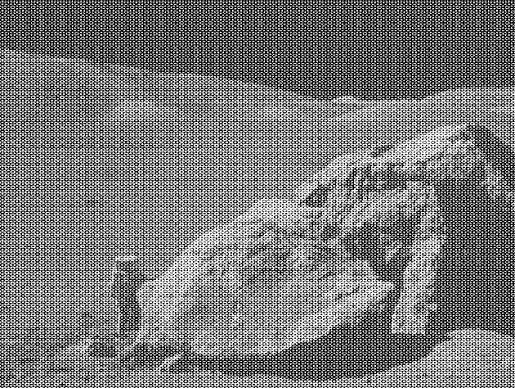
#> input picture 2nd_Assignment/Citra_derau.jpg, 515 x 388 px
$ jupyter execute PCD_Assignment02.ipynb   (shell and % lines are left out)
#> lines starting #> are read from the running program, lines starting #| are printed output that depends on the picture
<a href="https://colab.research.google.com/github/InahH-004/PCD_Collage/blob/main/2nd_Assignment/PCD_Assignment02.ipynb" target="_parent"></a>

#Image Dark

[cell 1]
from google.colab import files
import pandas as pd
import matplotlib.pyplot as plt
import numpy as np
from PIL import Image

uploaded = files.upload()
#> the answer given: Citra_derau.jpg

[cell 2]
import matplotlib.pyplot as plt
import matplotlib.image as mpimg
from PIL import Image

filename = list(uploaded.keys())[0]

#ubah ke grayscale
img = Image.open(filename).convert('L')

plt.imshow(img, cmap='gray')
plt.axis('off')
plt.show()

[cell 3]
import numpy as np

pixel_matrix = np.array(img)

[cell 4]
print(pixel_matrix)
#> (printed output is left out)

[cell 5]
# Plotting the histogram
plt.figure(figsize=(10, 5))

# Subplot 1: Display the grayscale image
plt.subplot(1, 2, 1)
plt.imshow(pixel_matrix, cmap='gray', vmin=0, vmax=255)
plt.title('Grayscale Image')
plt.axis('off')

# Subplot 2: Display the histogram
plt.subplot(1, 2, 2)
plt.hist(pixel_matrix.ravel(), bins=256, range=[0, 256], color='gray', rwidth=0.8) #
plt.title('Histogram of Grayscale Image')
plt.xlabel('Pixel Intensity (0 - 255)')
plt.ylabel('Number of Pixels (Frequency)')
plt.grid(True, linestyle='--', alpha=0.5)

plt.tight_layout()
plt.show()
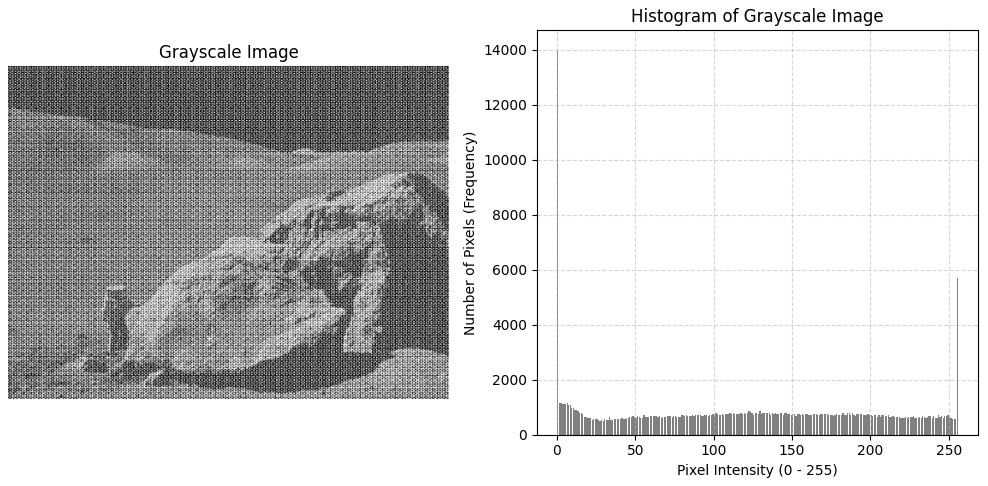
#> figure drawn by matplotlib, 2 panels; panel 2: tallest bar 14008 high, from x = 0.1 to 0.9

[cell 6]
import math

hasil = []

panjang = len(pixel_matrix)
#> panjang = 388
lebar = len(pixel_matrix[0])
#> lebar = 515

for i in range (panjang) :
  baris_kosong = [0] * lebar
  hasil.append(baris_kosong)
#> after the loop, hasil = 388 items

maksimum_r = 0

for i in range (panjang) :
  for j in range (lebar) :
    if pixel_matrix[i][j] > maksimum_r :
      maksimum_r = pixel_matrix[i][j]
#> after the loop, maksimum_r = 255

c = 255 / math.log(1 + int(maksimum_r), 10)
#> c = 105.9

for i in range (panjang) :
  for j in range (lebar) :
    r = pixel_matrix[i][j]
    s = c * math.log( 1 + int(r))
    hasil[i][j] = int(s)

[cell 7]
hasil_np = np.array(hasil)
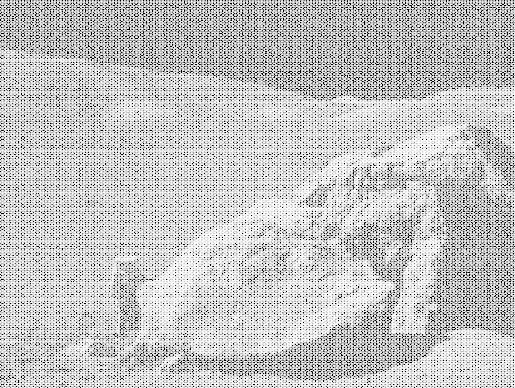
#> hasil_np: shape (388, 515) int64; min 0, max 587, mean 448.2; drawn with min black and max white

[cell 8]
import numpy as np # Import numpy
import matplotlib.pyplot as plt

# Plotting the histogram
plt.figure(figsize=(10, 5))

# Subplot 1: Display the grayscale image
plt.subplot(1, 2, 1)
plt.imshow(hasil_np, cmap='gray', vmin=0, vmax=255) # Use hasil_np
plt.title('Grayscale Image')
plt.axis('off')

# Subplot 2: Display the histogram
plt.subplot(1, 2, 2)
plt.hist(hasil_np.ravel(), bins=256, range=[0, 256], color='gray', rwidth=0.8) # Use hasil_np.ravel()
plt.title('Histogram of Grayscale Image')
plt.xlabel('Pixel Intensity (0 - 255)')
plt.ylabel('Number of Pixels (Frequency)')
plt.grid(True, linestyle='--', alpha=0.5)

plt.tight_layout()
plt.show()
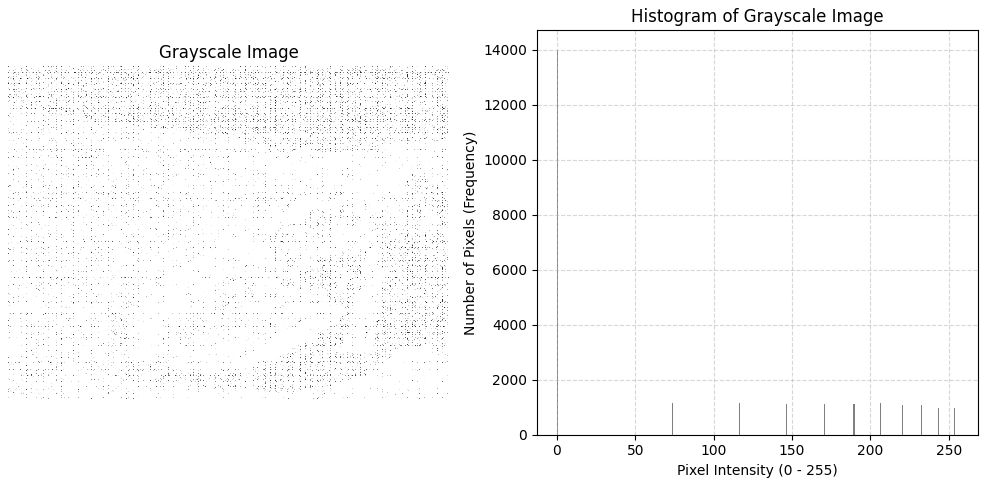
#> figure drawn by matplotlib, 2 panels; panel 2: tallest bar 14008 high, from x = 0.1 to 0.9

#Bright Image

[cell 9]
from google.colab import files


uploaded = files.upload()
#> the answer given: Citra_derau.jpg
filename = list(uploaded.keys())[0]

[cell 10]
import matplotlib.pyplot as plt
import matplotlib.image as mpimg
from PIL import Image

filename = list(uploaded.keys())[0]

#ubah ke grayscale
img = Image.open(filename).convert('L')

plt.imshow(img, cmap='gray')
plt.axis('off')
plt.show()

[cell 11]
import numpy as np

pixel_matrix = np.array(img)

[cell 12]
# Plotting the histogram
plt.figure(figsize=(10, 5))

# Subplot 1: Display the grayscale image
plt.subplot(1, 2, 1)
plt.imshow(pixel_matrix, cmap='gray', vmin=0, vmax=255)
plt.axis('off')

# Subplot 2: Display the histogram
plt.subplot(1, 2, 2)
plt.hist(pixel_matrix.ravel(), bins=256, range=[0, 256], color='gray', rwidth=0.8)
plt.title('Histogram of Grayscale Image')
plt.xlabel('Pixel Intensity (0 - 255)')
plt.ylabel('Number of Pixels (Frequency)')
plt.grid(True, linestyle='--', alpha=0.5)

plt.tight_layout()
plt.show()
#> figure, not shown here; panel 2: tallest bar 14008 high, from x = 0.1 to 0.9

[cell 13]
import math

#Histogram Equalization

freq = [0] * 256

panjang = len(pixel_matrix)
lebar = len(pixel_matrix[0])

hasil = []

total_piksel = panjang * lebar
#> total_piksel = 199820

for i in range(panjang) :
  for j in range(lebar) :
    nilai_piksel = pixel_matrix[i][j]
    freq[nilai_piksel] += 1
#> after the loop, freq = 256 values, max 14008 at index 0, min 511 at index 29, mean 780.5

cdf = [0] * 256
nilai_kumulatif = 0

for i in range(256) :
  pl = freq[i]/total_piksel
  nilai_kumulatif += pl
  cdf[i] = nilai_kumulatif
#> this loop made 256 passes
#> (pl, nilai_kumulatif) on passes 1 to 3: (0.0701, 0.0701), (0.00581, 0.0759), (0.00577, 0.0817)
#> after the loop, cdf = 256 values from 0.0701 to 1; nilai_kumulatif = 1

s = [0] * 256
for i in range(256) :
  s[i] = math.floor(cdf[i] * 255)
#> after the loop, s = 256 values from 17 to 254

for i in range(panjang) :
  baris_baru = []
  for j in range(lebar) :
    r = pixel_matrix[i][j]
    p = s[r]

    baris_baru.append(p)

  hasil.append(baris_baru)

[cell 14]
import matplotlib.pyplot as plt
import numpy as np # Import numpy


hasil_np = np.array(hasil)

plt.figure(figsize=(10, 5))

plt.subplot(1, 2, 1)
plt.imshow(hasil_np, cmap='gray', vmin=0, vmax=255)
plt.title('Histogram Corrected Image')
plt.axis('off')

# Subplot 2: Display the histogram
plt.subplot(1, 2, 2)
plt.hist(hasil_np.ravel(), bins=256, range=[0, 256], color='gray', rwidth=0.8)
plt.title('Histogram of Image')
plt.xlabel('Pixel Intensity (0 - 255)')
plt.ylabel('Number of Pixels (Frequency)')
plt.grid(True, linestyle='--', alpha=0.5)

plt.tight_layout()
plt.show()
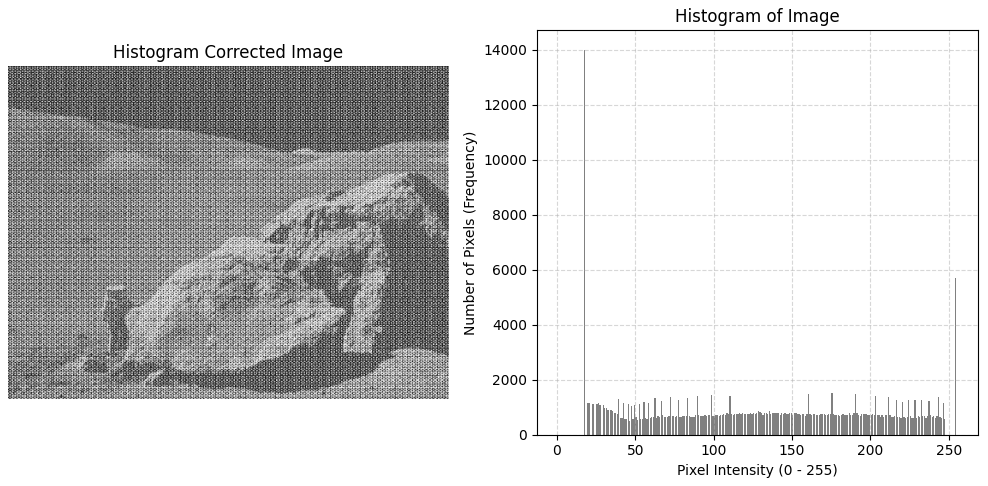
#> figure drawn by matplotlib, 2 panels; panel 2: tallest bar 14008 high, from x = 17.1 to 17.9

#Image Noisy

[cell 15]
from google.colab import files
import pandas as pd

uploaded = files.upload()
#> the answer given: Citra_derau.jpg

[cell 16]
print(uploaded)

[cell 17]
import matplotlib.pyplot as plt
import matplotlib.image as mpimg

filename = list(uploaded.keys())[0]

img = mpimg.imread(filename)
#> img is the input picture: shape (388, 515, 3); min 0, max 255, mean 120.4
plt.imshow(img)
plt.axis('off')
plt.show()

[cell 18]
from PIL import Image
import numpy as np

img = Image.open(filename).convert('L')

pixel_matrix = np.array(img)

[cell 19]
print(pixel_matrix)

[cell 20]
def add_padding(img, kernel_size) :

  #untuk mendapatkan ukuran padding yg dibutuhkn
  pad = kernel_size // 2

  #mendapatkan ukuran photo
  tinggi = len(img)
  lebar = len(img[0])

  #img yg udah di padding
  padded_img = []

  #buat padding untuk tiap sisi (atas-bawah (2x tinggi) dan kiri-kakan(2x lebar))
  for i in range(tinggi + (2 * pad)) :
    baris_nol = [0] * (lebar + 2 * pad)
    padded_img.append(baris_nol)

  for i in range (tinggi) :
    for j in range (lebar) :
      padded_img[i + pad][j + pad] = img[i][j]

  return padded_img

[cell 21]
def sliding_window(img_padded, kernel_size) :

  #tentukan ukuran padding
  pad = kernel_size // 2

  #ambil ukuran gambar orinya
  original_tinggi = len(img_padded) - 2 * pad
  original_lebar = len(img_padded[0]) - 2 * pad

  # inisiasi matriks untuk hasilnya nanti yang berikan value 0
  hasil = []
  for i in range (original_tinggi) :
    hasil.append([0] * original_lebar)

  # iterasi untuk ukuran img asli

  for r in range (original_tinggi) :
    for c in range(original_lebar) :

      neighbor = []
      # cari tetangga pada gambar yg telah dipadding

      #Algoritma sliding window pada image asli
      for k_offset in range (-pad, pad + 1) :
        for l_offset in range (-pad, pad + 1) :

          # (r + pad) = indeks baris pada pusat karnel saat ini di img yang telah di padding
          # (c + pad) = vesi colomn nya

          neighbor_val = img_padded[(r + pad) + k_offset][(c + pad) + l_offset]
          neighbor.append(neighbor_val)

      neighbor.sort()
      indeks_median = len(neighbor)//2
      nilai_median = neighbor[indeks_median]
      hasil[r][c] = nilai_median

  return hasil

[cell 22]
import numpy as np
import matplotlib.pyplot as plt

kernel = 9
gambar_padding = add_padding(pixel_matrix, kernel)
#> in add_padding, `tinggi = len(img)`: tinggi = 388
#> in add_padding, `lebar = len(img[0])`: lebar = 515
#> after the loop in add_padding, `for i in range(tinggi + (2 * pad)) :`: padded_img = 396 items
#> gambar_padding = 396 items
hasil = sliding_window(gambar_padding, kernel)
#> in sliding_window, `original_tinggi = len(img_padded) - 2 * pad`: original_tinggi = 388
#> in sliding_window, `original_lebar = len(img_padded[0]) - 2 * pad`: original_lebar = 515
#> after the loop in sliding_window, `for i in range (original_tinggi) :`: hasil = 388 items
hasil_array = np.array(hasil)
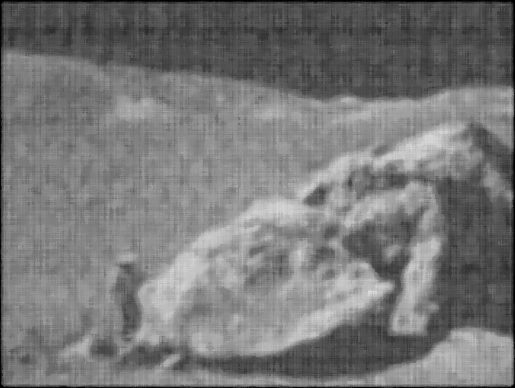
#> hasil_array: shape (388, 515) int64; min 0, max 217, mean 119

plt.figure()
plt.imshow(hasil_array, cmap = 'gray', vmin=0, vmax=255)
plt.axis('off')
plt.show()

#Blured Image

[cell 23]
from google.colab import files
import matplotlib.pyplot as plt
import matplotlib.image as mpimg
from PIL import Image

uploaded = files.upload()
#> the answer given: Citra_derau.jpg
filename = list(uploaded.keys())[0]

#ubah ke grayscale
img = Image.open(filename).convert('L')

[cell 24]
import numpy as np

pixel_matrix = np.array(img)
# Plotting the histogram
plt.figure(figsize=(10, 5))

# Subplot 1: Display the grayscale image
plt.subplot(1, 2, 1)
plt.imshow(pixel_matrix, cmap='gray', vmin=0, vmax=255)
plt.title('Grayscale Image')
plt.axis('off')

# Subplot 2: Display the histogram
plt.subplot(1, 2, 2)
plt.hist(pixel_matrix.ravel(), bins=256, range=[0, 256], color='gray', rwidth=0.8)
plt.title('Histogram of Grayscale Image')
plt.xlabel('Pixel Intensity (0 - 255)')
plt.ylabel('Number of Pixels (Frequency)')
plt.grid(True, linestyle='--', alpha=0.5)

plt.tight_layout()
plt.show()

[cell 25]
#untuk mendapatkan ukuran padding yg dibutuhkn
pad = 3 // 2

#mendapatkan ukuran photo
tinggi = len(pixel_matrix)
#> tinggi = 388
lebar = len(pixel_matrix[0])

#img yg udah di padding
padded_img = []

#buat padding untuk tiap sisi (atas-bawah (2x tinggi) dan kiri-kakan(2x lebar))
for i in range(tinggi + (2 * pad)) :
  baris_nol = [0] * (lebar + 2 * pad)
  padded_img.append(baris_nol)
#> after the loop, padded_img = 390 items

for i in range (tinggi) :
  for j in range (lebar) :
    padded_img[i + pad][j + pad] = pixel_matrix[i][j]

[cell 26]
kernel_laplacian = [[-1, -1, -1],
                    [-1, 8, -1],
                    [-1, -1, -1]]

#Variabel alpha untuk mengatur tingkat ketajamannya
alpha = 2.0

hasil_penajaman = []

for i in range(tinggi) :
  baris_baru = []
  for j in range(lebar) :
    total_nilai = 0

    for ki in range(3) :
      for kj in range(3) :

        piksel_tetangga = int(padded_img[i + ki][j + kj])
        bobot_kernel = kernel_laplacian[ki][kj]
        total_nilai += piksel_tetangga * bobot_kernel


    pixel_asli = int(pixel_matrix[i][j])
    pixel_final = pixel_asli + (alpha * total_nilai)
    pixel_final = min(255, max(0, int(pixel_final)))

    baris_baru.append(pixel_final)

  hasil_penajaman.append(baris_baru)
#> after the loop, hasil_penajaman = 388 items

[cell 27]
import numpy as np
import matplotlib.pyplot as plt

hasil_penajaman_np = np.array(hasil_penajaman)
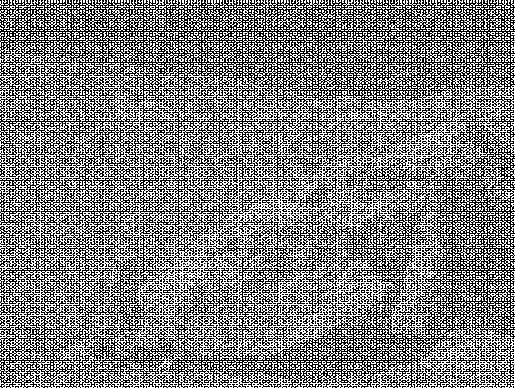
#> hasil_penajaman_np: shape (388, 515) int64; min 0, max 255, mean 127.7

plt.figure(figsize=(10, 5))

# Subplot 1: Display the sharpened image
plt.subplot(1, 2, 1)
plt.imshow(hasil_penajaman_np, cmap='gray', vmin=0, vmax=255)
plt.title('Sharpened Image') # Updated title
plt.axis('off')

# Subplot 2: Display the histogram
plt.subplot(1, 2, 2)
plt.hist(hasil_penajaman_np.ravel(), bins=256, range=[0, 256], color='gray', rwidth=0.8)
plt.title('Histogram of Sharpened Image') # Updated title
plt.xlabel('Pixel Intensity (0 - 255)')
plt.ylabel('Number of Pixels (Frequency)')
plt.grid(True, linestyle='--', alpha=0.5)

plt.tight_layout()
plt.show()
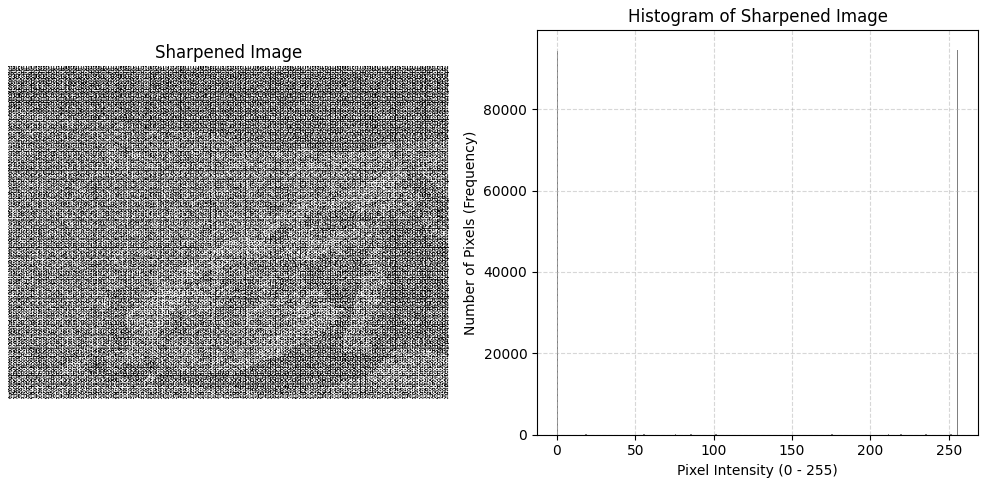
#> figure drawn by matplotlib, 2 panels; panel 2: tallest bar 94619 high, from x = 255.1 to 255.9

#Low-Constrast Image

[cell 28]
from google.colab import files
import matplotlib.pyplot as plt
import matplotlib.image as mpimg
from PIL import Image

uploaded = files.upload()
#> the answer given: Citra_derau.jpg
filename = list(uploaded.keys())[0]

#ubah ke grayscale
img = Image.open(filename).convert('L')

[cell 29]
import numpy as np

pixel_matrix = np.array(img)
# Plotting the histogram
plt.figure(figsize=(10, 5))

# Subplot 1: Display the grayscale image
plt.subplot(1, 2, 1)
plt.imshow(pixel_matrix, cmap='gray', vmin=0, vmax=255)
plt.title('Grayscale Image')
plt.axis('off')

# Subplot 2: Display the histogram
plt.subplot(1, 2, 2)
plt.hist(pixel_matrix.ravel(), bins=256, range=[0, 256], color='gray', rwidth=0.8)
plt.title('Histogram of Grayscale Image')
plt.xlabel('Pixel Intensity (0 - 255)')
plt.ylabel('Number of Pixels (Frequency)')
plt.grid(True, linestyle='--', alpha=0.5)

plt.tight_layout()
plt.show()

[cell 30]
# Metode Histogram Equalisasi

import math

freq = [0] * 256

panjang = len(pixel_matrix)
lebar = len(pixel_matrix[0])

hasil = []

total_piksel = panjang * lebar

for i in range(panjang) :
  for j in range(lebar) :
    nilai_piksel = pixel_matrix[i][j]
    freq[nilai_piksel] += 1

cdf = [0] * 256
nilai_kumulatif = 0

for i in range(256) :
  pl = freq[i]/total_piksel
  nilai_kumulatif += pl
  cdf[i] = nilai_kumulatif
#> after the loop, nilai_kumulatif = 1

s = [0] * 256
for i in range(256) :
  s[i] = math.floor(cdf[i] * 255)

for i in range(panjang) :
  baris_baru = []
  for j in range(lebar) :
    r = pixel_matrix[i][j]
    p = s[r]

    baris_baru.append(p)

  hasil.append(baris_baru)

[cell 31]
import numpy as np
import matplotlib.pyplot as plt

hasil_np = np.array(hasil)

# Plotting the histogram
plt.figure(figsize=(10, 5))

# Subplot 1: Display the Low contrast image
plt.subplot(1, 2, 1)
plt.imshow(hasil_np, cmap='gray', vmin=0, vmax=255)
plt.title('Low contrast Image')
plt.axis('off')

# Subplot 2: Display the histogram
plt.subplot(1, 2, 2)
plt.hist(hasil_np.ravel(), bins=256, range=[0, 256], color='gray', rwidth=0.8)
plt.title('Histogram of Low contrast Image')
plt.xlabel('Pixel Intensity (0 - 255)')
plt.ylabel('Number of Pixels (Frequency)')
plt.grid(True, linestyle='--', alpha=0.5)

plt.tight_layout()
plt.show()
#> figure, not shown here; panel 2: tallest bar 14008 high, from x = 17.1 to 17.9
